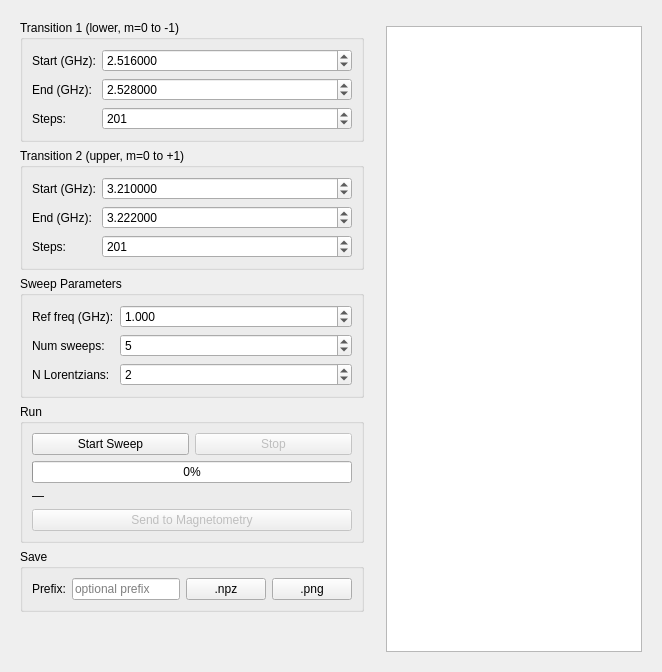
<?xml version="1.0" encoding="UTF-8"?>
<ui version="4.0">
 <class>sweep_tab_content</class>
 <widget class="QWidget" name="sweep_tab_content">
  <layout class="QHBoxLayout" name="sweep_outer_hbox">
   <property name="spacing"><number>4</number></property>
   <property name="contentsMargins"><number>4</number><number>4</number><number>4</number><number>4</number></property>
   <item>
    <widget class="QWidget" name="sweep_controls_panel">
     <property name="maximumWidth"><number>320</number></property>
     <layout class="QVBoxLayout" name="sweep_controls_vbox">
      <item>
       <widget class="QGroupBox" name="sweep_trans1_group">
        <property name="title"><string>Transition 1 (lower, m=0 to -1)</string></property>
        <layout class="QFormLayout">
         <item row="0" column="0"><widget class="QLabel"><property name="text"><string>Start (GHz):</string></property></widget></item>
         <item row="0" column="1"><widget class="QDoubleSpinBox" name="sweep_freq1_start"><property name="decimals"><number>6</number></property><property name="minimum"><double>0.1</double></property><property name="maximum"><double>8.0</double></property><property name="value"><double>2.516</double></property></widget></item>
         <item row="1" column="0"><widget class="QLabel"><property name="text"><string>End (GHz):</string></property></widget></item>
         <item row="1" column="1"><widget class="QDoubleSpinBox" name="sweep_freq1_end"><property name="decimals"><number>6</number></property><property name="minimum"><double>0.1</double></property><property name="maximum"><double>8.0</double></property><property name="value"><double>2.528</double></property></widget></item>
         <item row="2" column="0"><widget class="QLabel"><property name="text"><string>Steps:</string></property></widget></item>
         <item row="2" column="1"><widget class="QSpinBox" name="sweep_freq1_steps"><property name="minimum"><number>3</number></property><property name="maximum"><number>2001</number></property><property name="value"><number>201</number></property></widget></item>
        </layout>
       </widget>
      </item>
      <item>
       <widget class="QGroupBox" name="sweep_trans2_group">
        <property name="title"><string>Transition 2 (upper, m=0 to +1)</string></property>
        <layout class="QFormLayout">
         <item row="0" column="0"><widget class="QLabel"><property name="text"><string>Start (GHz):</string></property></widget></item>
         <item row="0" column="1"><widget class="QDoubleSpinBox" name="sweep_freq2_start"><property name="decimals"><number>6</number></property><property name="minimum"><double>0.1</double></property><property name="maximum"><double>8.0</double></property><property name="value"><double>3.210</double></property></widget></item>
         <item row="1" column="0"><widget class="QLabel"><property name="text"><string>End (GHz):</string></property></widget></item>
         <item row="1" column="1"><widget class="QDoubleSpinBox" name="sweep_freq2_end"><property name="decimals"><number>6</number></property><property name="minimum"><double>0.1</double></property><property name="maximum"><double>8.0</double></property><property name="value"><double>3.222</double></property></widget></item>
         <item row="2" column="0"><widget class="QLabel"><property name="text"><string>Steps:</string></property></widget></item>
         <item row="2" column="1"><widget class="QSpinBox" name="sweep_freq2_steps"><property name="minimum"><number>3</number></property><property name="maximum"><number>2001</number></property><property name="value"><number>201</number></property></widget></item>
        </layout>
       </widget>
      </item>
      <item>
       <widget class="QGroupBox" name="sweep_params_group">
        <property name="title"><string>Sweep Parameters</string></property>
        <layout class="QFormLayout">
         <item row="0" column="0"><widget class="QLabel"><property name="text"><string>Ref freq (GHz):</string></property></widget></item>
         <item row="0" column="1"><widget class="QDoubleSpinBox" name="sweep_ref_freq"><property name="decimals"><number>3</number></property><property name="minimum"><double>0.1</double></property><property name="maximum"><double>8.0</double></property><property name="value"><double>1.0</double></property></widget></item>
         <item row="1" column="0"><widget class="QLabel"><property name="text"><string>Num sweeps:</string></property></widget></item>
         <item row="1" column="1"><widget class="QSpinBox" name="sweep_num_sweeps"><property name="minimum"><number>1</number></property><property name="maximum"><number>1000</number></property><property name="value"><number>5</number></property></widget></item>
         <item row="2" column="0"><widget class="QLabel"><property name="text"><string>N Lorentzians:</string></property></widget></item>
         <item row="2" column="1"><widget class="QSpinBox" name="sweep_n_lorentz"><property name="minimum"><number>1</number></property><property name="maximum"><number>4</number></property><property name="value"><number>2</number></property></widget></item>
        </layout>
       </widget>
      </item>
      <item>
       <widget class="QGroupBox" name="sweep_run_group">
        <property name="title"><string>Run</string></property>
        <layout class="QVBoxLayout">
         <item>
          <layout class="QHBoxLayout">
           <item><widget class="QPushButton" name="sweep_start_btn"><property name="text"><string>Start Sweep</string></property></widget></item>
           <item><widget class="QPushButton" name="sweep_stop_btn"><property name="text"><string>Stop</string></property><property name="enabled"><bool>false</bool></property></widget></item>
          </layout>
         </item>
         <item><widget class="QProgressBar" name="sweep_progress_bar"><property name="value"><number>0</number></property></widget></item>
         <item><widget class="QLabel" name="sweep_time_label"><property name="text"><string>&#8212;</string></property></widget></item>
         <item><widget class="QPushButton" name="sweep_send_to_mag_btn"><property name="text"><string>Send to Magnetometry</string></property><property name="enabled"><bool>false</bool></property></widget></item>
        </layout>
       </widget>
      </item>
      <item>
       <widget class="QGroupBox" name="sweep_save_group">
        <property name="title"><string>Save</string></property>
        <layout class="QHBoxLayout">
         <item><widget class="QLabel"><property name="text"><string>Prefix:</string></property></widget></item>
         <item><widget class="QLineEdit" name="sweep_prefix_edit"><property name="placeholderText"><string>optional prefix</string></property></widget></item>
         <item><widget class="QPushButton" name="sweep_save_npz_btn"><property name="text"><string>.npz</string></property></widget></item>
         <item><widget class="QPushButton" name="sweep_save_png_btn"><property name="text"><string>.png</string></property></widget></item>
        </layout>
       </widget>
      </item>
      <item><spacer><property name="orientation"><enum>Qt::Vertical</enum></property><property name="sizeHint" stdset="0"><size><width>20</width><height>40</height></size></property></spacer></item>
     </layout>
    </widget>
   </item>
   <item>
    <widget class="QWidget" name="sweep_right_panel">
     <layout class="QVBoxLayout" name="sweep_right_vbox">
      <item><widget class="QWidget" name="sweep_plot_widget"/></item>
      <item><widget class="QTableWidget" name="sweep_inflection_table"><property name="maximumHeight"><number>220</number></property></widget></item>
     </layout>
    </widget>
   </item>
  </layout>
 </widget>
</ui>
